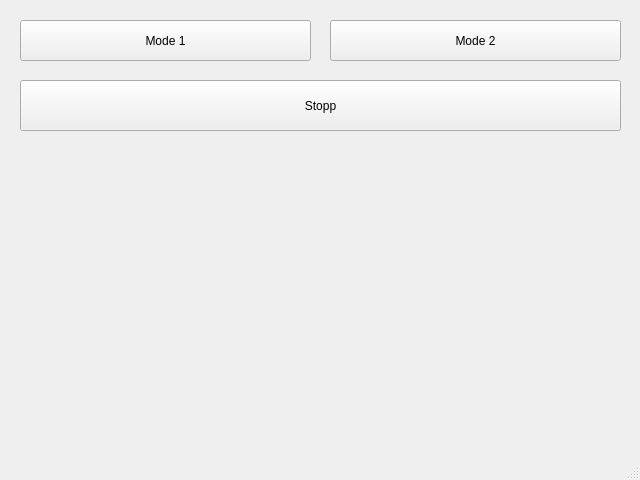
<?xml version="1.0" encoding="UTF-8"?>
<ui version="4.0">
 <class>MainWindow</class>
 <widget class="QMainWindow" name="MainWindow">
  <property name="geometry">
   <rect>
    <x>0</x>
    <y>0</y>
    <width>640</width>
    <height>480</height>
   </rect>
  </property>
  <property name="windowTitle">
   <string>MainWindow</string>
  </property>
  <widget class="QWidget" name="centralwidget">
   <widget class="QPushButton" name="butMode1">
    <property name="geometry">
     <rect>
      <x>20</x>
      <y>20</y>
      <width>291</width>
      <height>41</height>
     </rect>
    </property>
    <property name="text">
     <string>Mode 1</string>
    </property>
   </widget>
   <widget class="QPushButton" name="butMode2">
    <property name="geometry">
     <rect>
      <x>330</x>
      <y>20</y>
      <width>291</width>
      <height>41</height>
     </rect>
    </property>
    <property name="text">
     <string>Mode 2</string>
    </property>
   </widget>
   <widget class="QPushButton" name="butStopp">
    <property name="geometry">
     <rect>
      <x>20</x>
      <y>80</y>
      <width>601</width>
      <height>51</height>
     </rect>
    </property>
    <property name="text">
     <string>Stopp</string>
    </property>
   </widget>
  </widget>
  <widget class="QStatusBar" name="statusbar"/>
 </widget>
 <resources/>
 <connections/>
</ui>
